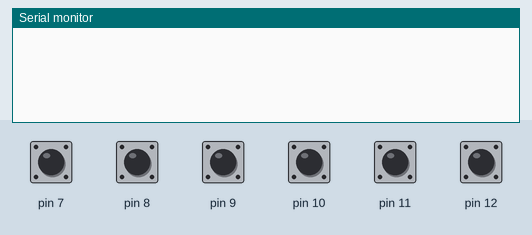
Recording of a sketch running on a simulated Arduino Uno, built with avr-gcc and run on an emulated ATmega328P. Parts: the last lines printed to the serial monitor. The inputs (shaded band) are chosen by the test bench; at power-on: pin 7–12 HIGH.

Above: at 1.2 s.
1.3 s: pin 7 pulled LOW for 0.15 s
At 2.4 s:
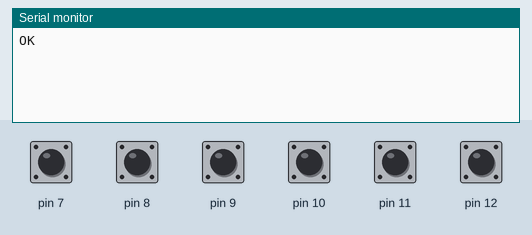
2.9 s: pin 8 pulled LOW for 0.15 s
At 3.5 s:
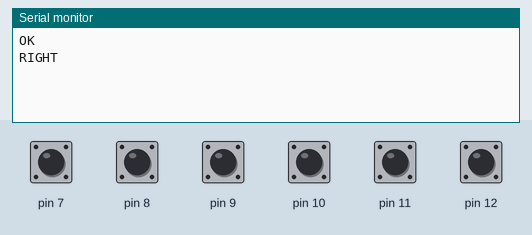
4.5 s: pin 9 pulled LOW for 0.15 s
At 4.8 s:
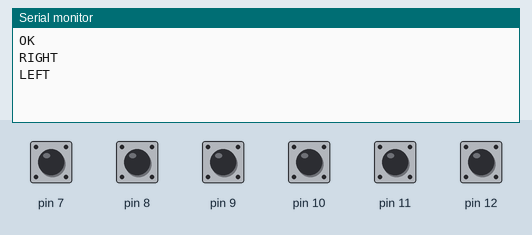
6.1 s: pin 10 pulled LOW for 0.15 s
At 7.2 s:
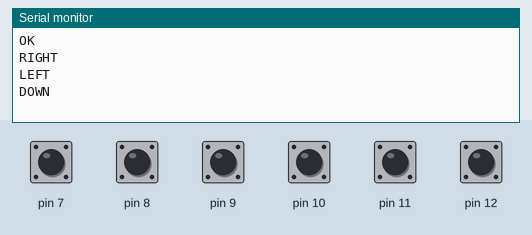
7.7 s: pin 11 pulled LOW for 0.15 s
At 8.5 s:
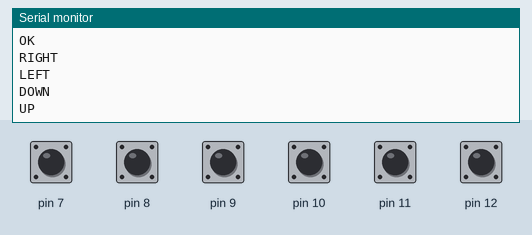
9.3 s: pin 12 pulled LOW for 0.15 s
At 10.8 s:
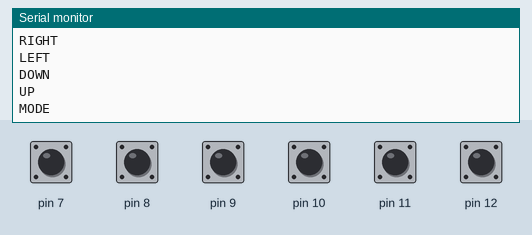

Measured:
- after the input at 1.3 s, the serial monitor: prints a new line at once (image 1)
- after the input at 2.9 s, the serial monitor: prints a new line at once (image 2)
- after the input at 4.5 s, the serial monitor: prints a new line at once (image 3)
- after the input at 6.1 s, the serial monitor: prints a new line at once (image 4)
- after the input at 7.7 s, the serial monitor: prints a new line at once (image 5)
- after the input at 9.3 s, the serial monitor: prints a new line at once (image 6)

The sketch:

StableButton_Example.ino
```cpp
#include "StableButton.h"

#define MODE	12
#define UP		11
#define DOWN	10
#define LEFT  9
#define RIGHT 8
#define OK    7

uint8_t ButtonArray[] = { MODE, UP, DOWN, LEFT, RIGHT, OK };

void setup()
{
	Serial.begin(9600);
	StableButton.Init(ButtonArray, 6);
}

void loop()
{

	if (StableButton.IsPressed(MODE))
		Serial.println("MODE");

	if (StableButton.IsPressed(UP))
		Serial.println("UP");

	if (StableButton.IsPressed(DOWN))
		Serial.println("DOWN");

   if (StableButton.IsPressed(LEFT))
   Serial.println("LEFT");

   if (StableButton.IsPressed(RIGHT))
   Serial.println("RIGHT");

   if (StableButton.IsPressed(OK))
   Serial.println("OK");

}
```

StableButton.cpp
```cpp
//
//
//

#include "StableButton.h"

void StableButtonClass::Init(uint8_t* btArr, uint8_t number)
{
	if (buttonArray != NULL)
	{
		delete[] buttonArray;
	}

	if (maxDelayArray != NULL)
	{
		delete[] maxDelayArray;
	}

	if (isUpArray != NULL)
	{
		delete[] isUpArray;
	}

	if (counterArray != NULL)
	{
		delete[] counterArray;
	}

	buttonNumber = number;

	buttonArray = new Button[number];
	maxDelayArray = new uint16_t[number];
	isUpArray = new bool[number];
	counterArray = new unsigned long[number];

	for (uint8_t index = 0; index < buttonNumber; index++)
	{
		buttonArray[index].pin = btArr[index];
		pinMode(buttonArray[index].pin, INPUT_PULLUP);

		maxDelayArray[index] = 1000;
		isUpArray[index] = true;
		counterArray[index] = 0;
	}
}

bool StableButtonClass::IsPressing(uint8_t pin)
{
	if (digitalRead(pin) == 0)
		return true;
	return false;
}

bool StableButtonClass::IsPressed(uint8_t pin)
{
	uint8_t index;				// order of pin in button array

	for (index = 0; index < buttonNumber; index++)		// find order of pin in array
	{
		if (buttonArray[index].pin == pin)
			break;
	}

	if (index == buttonNumber)	// if use check a button undeclare. Exit function
		return false;

	if (IsPressing(pin) == true)  // if button is pressing
	{
		if ((millis() - counterArray[index]) > maxDelayArray[index])
		{
			isUpArray[index] = true;
			maxDelayArray[index] = 100;
		}

		if (isUpArray[index] == true)
		{
      if ((millis() - counterArray[index]) < 20)   // avoid noise
        return false;
			counterArray[index] = millis();
			isUpArray[index] = false;
			return true;
		}
	}
	else
	{
		counterArray[index] = millis();
		isUpArray[index] = true;
		maxDelayArray[index] = 1000;
	}
	return false;
}

StableButtonClass StableButton;
```

StableButton.h
```cpp
// StableButton.h

#ifndef _STABLEBUTTON_h
#define _STABLEBUTTON_h

#if defined(ARDUINO) && ARDUINO >= 100
	#include "arduino.h"
#else
	#include "WProgram.h"
#endif

struct Button
{
	uint8_t pin;
	void(*func)() = NULL;
};

class StableButtonClass
{
 public:
	 void Init(uint8_t* buttonArray, uint8_t number);
	 bool IsPressing(uint8_t pin);
	 bool IsPressed(uint8_t pin);

 private:
	 uint8_t buttonNumber;
	 Button *buttonArray;
	 unsigned long* counterArray;
	 uint16_t* maxDelayArray;		// Times to receive a button signal
	 bool* isUpArray;


};

extern StableButtonClass StableButton;

#endif
```
